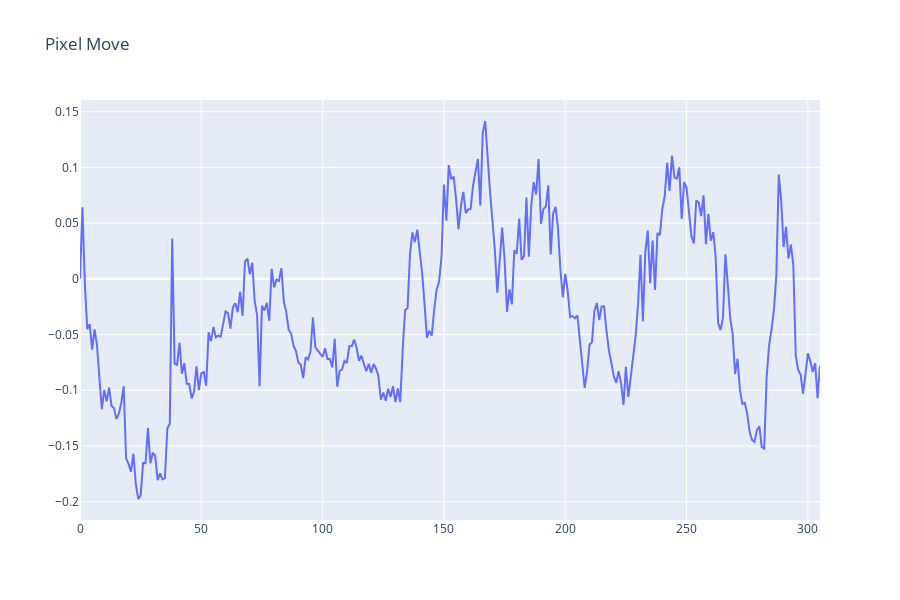

Source (notebook cell):
### Code cell
fig = go.Figure()
x: np.ndarray = np.arange(len(df))

y = df["y"]
# 添加3组不同的数据
fig.add_trace(
    go.Scatter(
        x=x,
        y=y,
        name="original",  # 名字
        mode="lines",  # ['lines', 'markers', 'text'] joined with '+' characters
        hoverinfo="y",  # 鼠标悬停显示的数据
    )
)

fig.update_layout(height=600, title="Pixel Move")

fig.show()

### Figure 1 — Plotly figure (JSON) as saved in the notebook; plotly's stock layout.template omitted (floating-point values rounded to 4 significant figures; data arrays with more than 128 entries replaced by an {"elided": "..."} marker saying what was removed)
{"data": [{"hoverinfo": "y", "mode": "lines", "name": "original", "type": "scatter", "x": {"elided": "306 int values"}, "y": {"elided": "306 float values"}}], "layout": {"height": 600, "title": {"text": "Pixel Move"}}}
